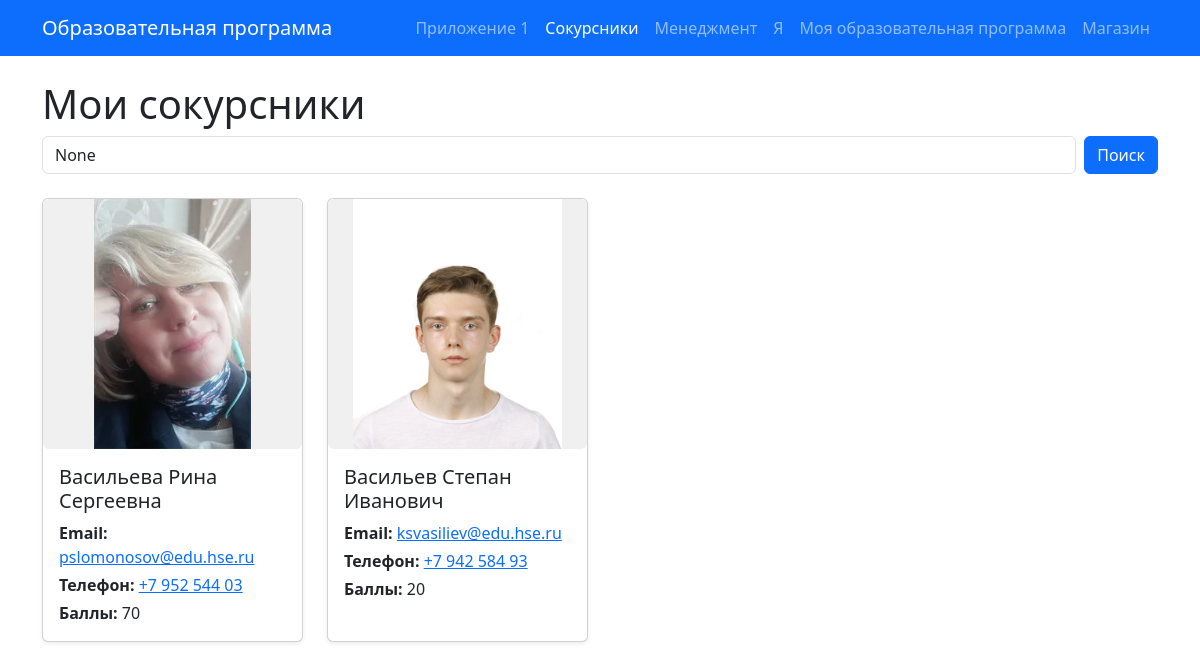
/students/, run on an earlier commit of the app's database.
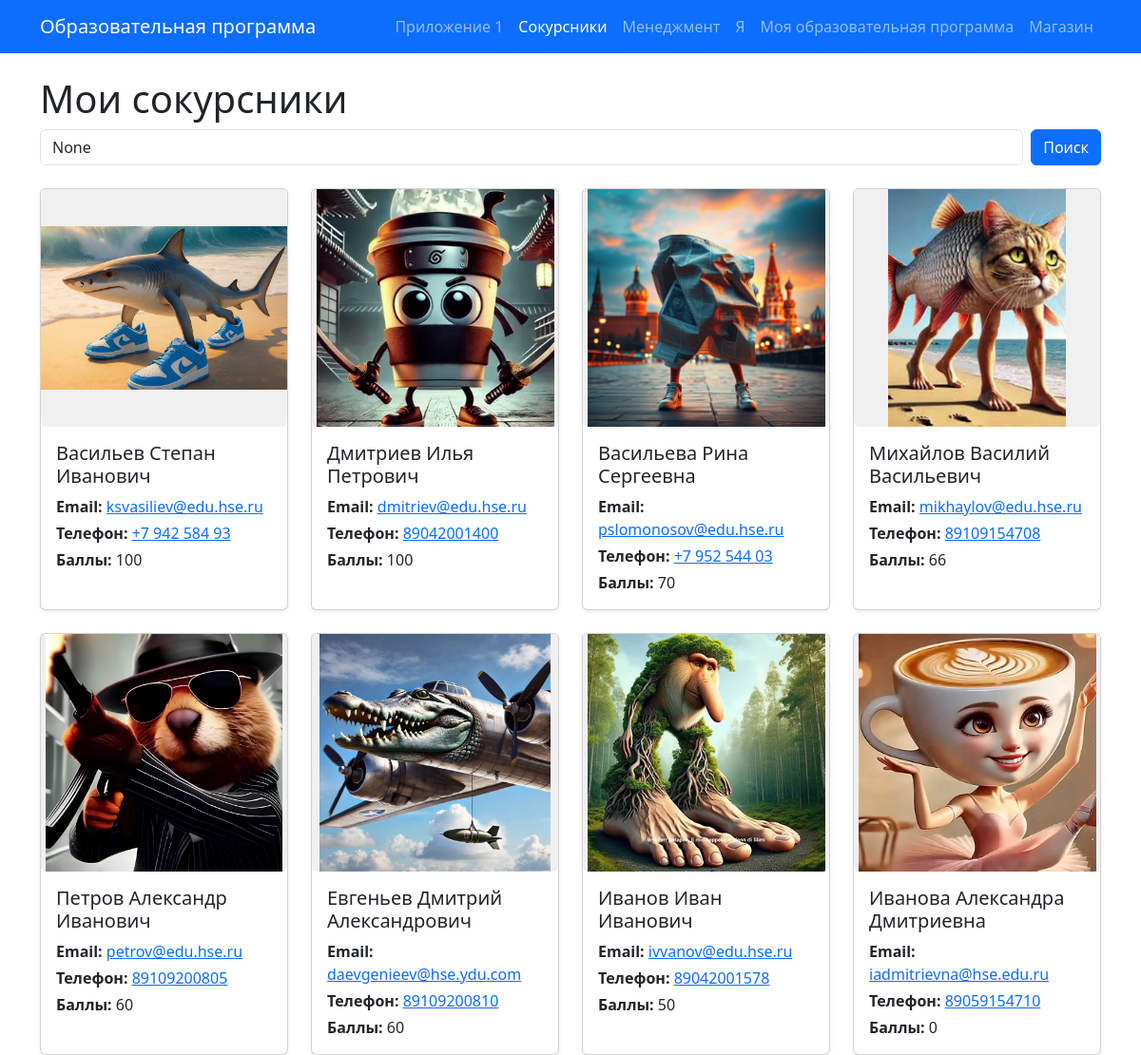
And on a later commit of the database.
### app2/models.py (models this page shows, shortened)
class Student(models.Model):
    full_name = models.CharField("ФИО", max_length=200)
    photo = models.ImageField("Фото", upload_to='')
    email = models.EmailField("Email")
    phone = models.CharField("Телефон", max_length=20)
    score = models.PositiveIntegerField("Баллы", default=0)

### app2/views.py (the view)
# urls.py: path('students/', views.students_list, name='students_list'),
def students_list(request):
    students = Student.objects.all()
    search = request.GET.get('search')
    if search:
        students = students.filter(full_name__icontains=search)
    pages = Page.objects.all()
    students = students.order_by('-score')
    return render(request, 'app2/students_list.html', {'students': students, 'search': search, 'pages': pages,})

### app2/templates/app2/students_list.html
{% extends 'base.html' %}
{% block content %}
<div class="container mt-4">
    <h1>Мои сокурсники</h1>
    <form method="get" class="mb-4 d-flex">
        <input type="text" name="search" placeholder="Поиск по имени" value="{{search}}" class="form-control me-2">
        <button type="submit" class="btn btn-primary">Поиск</button>
    </form>
    {% if students %}
    <div class="row g-4">
        {% for student in students %}
        <div class="col-sm-6 col-md-4 col-lg-3">
            <div class="card h-100 shadow-sm">
                <img src="{{ student.photo.url }}"  alt="{{ student.full_name }}"
                     class = "img-fluid rounded" style = "width: 100%; height: 250px; object-fit:contain; background-color: #f0f0f0;">
                <div class="card-body">
                    <h5 class="card-title">{{ student.full_name }}</h5>
                    <p class="mb-1"><strong>Email:</strong> <a href="mailto:{{ student.email }}">{{ student.email }}</a></p>
                    <p class="mb-1"><strong>Телефон:</strong> <a href="tel:{{ student.phone }}">{{ student.phone }}</a></p>
                    <p class="mb-0"><strong>Баллы:</strong> {{ student.score }}</p>
                </div>
            </div>
        </div>
        {% endfor %}
    </div>
    {% else %}
        <p>Сокурсников нет</p>
    {% endif %}
</div>
{% endblock %}

### templates/base.html (shortened to what this page needs)
<!DOCTYPE html>
<html lang="ru">
<head>
    <link href="https://cdn.jsdelivr.net/npm/bootstrap@5.3.0/dist/css/bootstrap.min.css" rel="stylesheet" />
</head>
<body>
    <nav class="navbar navbar-expand-lg navbar-dark bg-primary">
        <div class="container">
            <a class="navbar-brand" href="{% url 'study_records' %}">Образовательная программа</a>
            <div class="collapse navbar-collapse" id="navbarNav">
                <ul class="navbar-nav ms-auto">
                     <li class="nav-item"><a class="nav-link {% if request.path == '/' %}active{% endif %}" href="{% url 'study_records' %}">Приложение 1</a></li>
                     <li class="nav-item"><a class="nav-link {% if request.path == '/students/' %}active{% endif %}" href="{% url 'students_list' %}">Сокурсники</a></li>
                     <li class="nav-item"><a class="nav-link {% if request.path == '/management_page/' %}active{% endif %}" href="{% url 'management' %}">Менеджмент</a></li>
                     <li class="nav-item"><a class="nav-link {% if request.path == '/my_page/' %}active{% endif %} " href="{% url 'mypage' %}">Я</a></li>
                     <li class="nav-item"><a class="nav-link {% if request.path == '/program/' %}active{% endif %}" href="{% url 'program' %}">Моя образовательная программа</a></li>
                     <li class="nav-item"><a class="nav-link {% if request.path == '/shop/' %}active{% endif %}" href="{% url 'app3_home' %}">Магазин</a></li>
                </ul>
            </div>
        </div>
    </nav>
    <main>
        {% block content %}{% endblock %}
    </main>
</body>
</html>

What changed in the data, as far as the page shows it:
changed Student "Васильев Степан Иванович": photo: a different picture; score "20" → "100"; moves up the list
added Student: photo (picture), full_name "Дмитриев Илья Петрович", email "dmitriev@edu.hse.ru", phone "89042001400", score "100"
changed Student "Васильева Рина Сергеевна": photo: a different picture
added Student: photo (picture), full_name "Михайлов Василий Васильевич", email "mikhaylov@edu.hse.ru", phone "89109154708", score "66"
added Student: photo (picture), full_name "Петров Александр Иванович", email "petrov@edu.hse.ru", phone "89109200805", score "60"
added Student: photo (picture), full_name "Евгеньев Дмитрий Александрович", email "daevgenieev@hse.ydu.com", phone "89109200810", score "60"
added Student: photo (picture), full_name "Иванов Иван Иванович", email "ivvanov@edu.hse.ru", phone "89042001578", score "50"
added Student: photo (picture), full_name "Иванова Александра Дмитриевна", email "iadmitrievna@hse.edu.ru", phone "89059154710", score "0"
